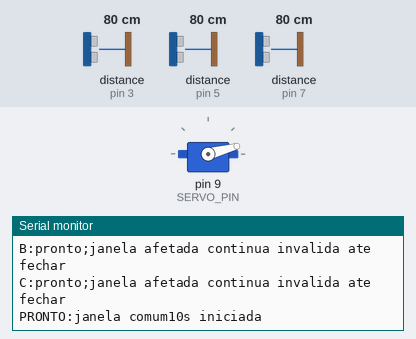
Simulated run of this sketch. Board: Arduino Uno, built with avr-gcc and run on an emulated ATmega328P. On the bench: servo, the last lines printed to the serial monitor. Wiring (inferred from the names in the program): 3 × ultrasonic range finder: trigger pin 2, echo pin 3 / trigger pin 4, echo pin 5 / trigger pin 6, echo pin 7. Inputs (shaded band) come from the test bench; at power-on: distance to the obstacle (sensors on pin 3, pin 7, pin 5) 80 cm. The echo pulse lasts 58.3 µs per cm.

Above: at 1.3 s.
1.4 s: distance to the obstacle (sensor on pin 3) set to 4 cm
At 2.3 s:
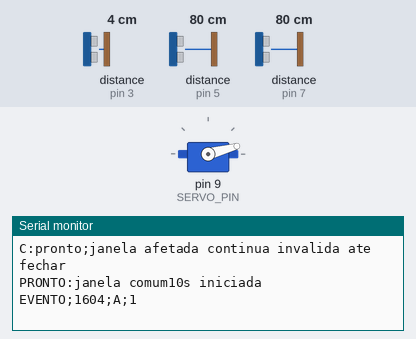
3.1 s: distance to the obstacle (sensor on pin 3) set to 2 cm
At 3.7 s:
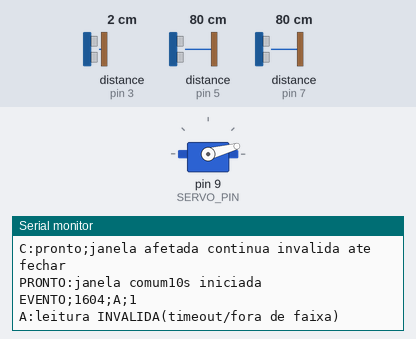
7.0 s: distance to the obstacle (sensor on pin 7) set to 4 cm
At 7.63 s:
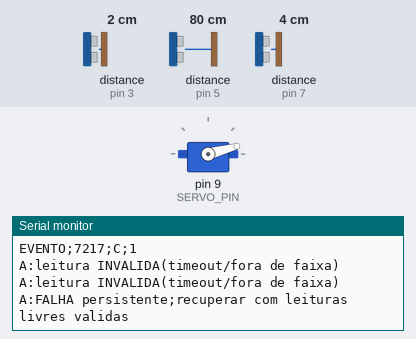
8.7 s: distance to the obstacle (sensor on pin 7) set to 2 cm
At 9.19 s:
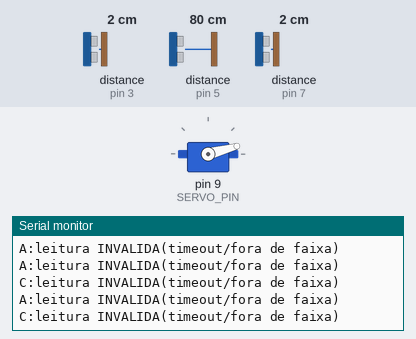

The sketch:

BussolaFluxoUrbano.ino
```cpp
// Grupo12 - Tinkercad/Arduino UNO:3HC-SR04,servoD9,LEDopcionalD10.
// Arquivo unico. Assinaturas usam somente tipos Arduino primitivos para o preprocessor1.8.8.
// Kit documentado tem somente1HC-SR04; a arquitetura requer3.
#include <Servo.h>
const byte TRIG[3]={2,4,6};
const byte ECHO[3]={3,5,7};
const byte SERVO_PIN=9;
const byte LED_PIN=10;
const bool USE_LED=false;
const int ANGLE[3]={40,90,140};
const int NEUTRAL_ANGLE=15;
const unsigned long TRIGGER_GAP_MS=61UL;
const unsigned long ECHO_TIMEOUT_US=25000UL;
const unsigned long MIN_ECHO_US=116UL;
const unsigned long MAX_ECHO_US=23200UL;
const unsigned long WINDOW_MS=10000UL;
// Perfil INICIAL de bancada, nao validado fisicamente. Outro ensaio possivel100/120cm.
const unsigned int ENTER_CM=9;
const unsigned int EXIT_CM=12;
const byte STABLE_SAMPLES=2;
const byte INVALID_TO_FAULT=3;
const byte VALID_TO_RECOVER=3;
const byte UNKNOWN_ZONE=0;
const byte CLEAR_ZONE=1;
const byte PRESENT_ZONE=2;
struct ChannelData {
  byte state;
  byte candidate;
  byte candidateSamples;
  byte invalidSamples;
  byte validSamples;
  bool armed;
  bool ready;
  bool fault;
  bool tainted;
  unsigned long count;
};
ChannelData channels[3];
Servo pointer;
byte nextRoute=0;
unsigned long lastTrigger=0;
bool triggered=false;
bool active=false;
unsigned long startedAt=0;
int previousWinner=-1;
// Estado da leitura e relatorio: sem tipos customizados em assinaturas de funcoes.
bool measuredValid=false;
unsigned int measuredCm=0;
unsigned long reportCount[3]={0,0,0};
bool reportUsable[3]={false,false,false};
int reportWinner=-1;
bool reportIncomplete=false;
bool reportTie=false;

byte incrementSaturated(byte n);
bool allReadyAndClear();
void observeRoute(byte index,bool valid,unsigned int cm,unsigned long now);
bool closeWindow(unsigned long now);
void measureRoute(byte index);
void outputReport();
void setup();
void loop();

byte incrementSaturated(byte n){return n==255?n:(byte)(n+1);}
bool allReadyAndClear(){
  for(byte i=0;i<3;i++)if(!channels[i].ready||channels[i].state!=CLEAR_ZONE)return false;
  return true;
}
void observeRoute(byte index,bool valid,unsigned int cm,unsigned long now){
  if(index>=3)return;
  ChannelData &c=channels[index];
  if(!valid){
    c.invalidSamples=incrementSaturated(c.invalidSamples);
    c.validSamples=0;c.tainted=true;c.ready=false;c.armed=false;
    c.state=UNKNOWN_ZONE;c.candidate=UNKNOWN_ZONE;c.candidateSamples=0;
    if(c.invalidSamples>=INVALID_TO_FAULT)c.fault=true;
    return;
  }
  c.invalidSamples=0;c.validSamples=incrementSaturated(c.validSamples);
  byte zone=cm<=ENTER_CM?PRESENT_ZONE:cm>=EXIT_CM?CLEAR_ZONE:UNKNOWN_ZONE;
  if(zone==UNKNOWN_ZONE){c.candidate=c.state;c.candidateSamples=0;return;}
  if(zone!=c.candidate){c.candidate=zone;c.candidateSamples=1;}
  else c.candidateSamples=incrementSaturated(c.candidateSamples);
  if(c.candidateSamples>=STABLE_SAMPLES&&zone!=c.state){
    c.state=zone;
    if(zone==CLEAR_ZONE)c.armed=true;
    else{
      if(c.ready&&c.armed&&active&&c.count!=0xFFFFFFFFUL)c.count++;
      c.armed=false;
    }
  }
  if(!c.ready&&zone==CLEAR_ZONE&&c.state==CLEAR_ZONE&&
     c.validSamples>=VALID_TO_RECOVER&&c.candidateSamples>=STABLE_SAMPLES){
    c.ready=true;c.fault=false;c.armed=true;
  }
  if(!active&&allReadyAndClear()){
    active=true;startedAt=now;
    for(byte i=0;i<3;i++){channels[i].count=0;channels[i].tainted=false;}
  }
}
bool closeWindow(unsigned long now){
  if(!active||(unsigned long)(now-startedAt)<WINDOW_MS)return false;
  unsigned long maximum=0;
  reportIncomplete=false;reportTie=false;reportWinner=-1;
  for(byte i=0;i<3;i++){
    reportCount[i]=channels[i].count;
    reportUsable[i]=channels[i].ready&&!channels[i].tainted;
    if(!reportUsable[i])reportIncomplete=true;
    if(channels[i].count>maximum)maximum=channels[i].count;
  }
  if(!reportIncomplete&&maximum>0){
    byte ties=0;int candidate=-1;
    for(byte i=0;i<3;i++)if(channels[i].count==maximum){ties++;candidate=i;}
    reportTie=ties>1;
    if(ties==1)reportWinner=candidate;
    else if(previousWinner>=0&&channels[previousWinner].count==maximum)reportWinner=previousWinner;
  }
  previousWinner=reportWinner;
  for(byte i=0;i<3;i++){
    channels[i].count=0;channels[i].tainted=!channels[i].ready;
    // Nao zerar estado/armado: presenca continua nao pode recontar na janela seguinte.
  }
  startedAt=now;return true;
}
void measureRoute(byte index){
  digitalWrite(TRIG[index],LOW);delayMicroseconds(2);
  lastTrigger=millis();triggered=true;
  digitalWrite(TRIG[index],HIGH);delayMicroseconds(10);digitalWrite(TRIG[index],LOW);
  unsigned long duration=pulseIn(ECHO[index],HIGH,ECHO_TIMEOUT_US);
  measuredValid=duration>=MIN_ECHO_US&&duration<=MAX_ECHO_US;
  measuredCm=measuredValid?(unsigned int)(duration/58UL):0;
}
void outputReport(){
  pointer.write(reportWinner<0?NEUTRAL_ANGLE:ANGLE[reportWinner]);
  if(USE_LED)digitalWrite(LED_PIN,reportWinner<0?LOW:HIGH);
  for(byte i=0;i<3;i++){
    Serial.print((char)('A'+i));Serial.print('=');Serial.print(reportCount[i]);
    if(!reportUsable[i])Serial.print(F(" [INVALIDA]"));Serial.print(' ');
  }
  Serial.print(F("-> "));
  if(reportIncomplete)Serial.println(F("NEUTRO: janela incompleta; nao comparar rotas"));
  else if(reportWinner<0)Serial.println(reportTie?F("NEUTRO: empate sem anterior elegivel"):F("NEUTRO: sem eventos"));
  else{Serial.print((char)('A'+reportWinner));Serial.println(reportTie?F(" (empate elegivel)"):F(""));}
}
void setup(){
  Serial.begin(9600);
  for(byte i=0;i<3;i++){
    channels[i].state=UNKNOWN_ZONE;channels[i].candidate=UNKNOWN_ZONE;
    channels[i].candidateSamples=0;channels[i].invalidSamples=0;channels[i].validSamples=0;
    channels[i].armed=false;channels[i].ready=false;channels[i].fault=false;
    channels[i].tainted=true;channels[i].count=0;
    pinMode(TRIG[i],OUTPUT);digitalWrite(TRIG[i],LOW);pinMode(ECHO[i],INPUT);
  }
  if(USE_LED){pinMode(LED_PIN,OUTPUT);digitalWrite(LED_PIN,LOW);}
  pointer.attach(SERVO_PIN);pointer.write(NEUTRAL_ANGLE);
  Serial.println(F("Bussola US:3canais, entrada<=9cm, saida>=12cm,2amostras."));
  Serial.println(F("Inicializacao:deixe TODAS rotas livres a14cm ate obter3amostras validas."));
  Serial.println(F("Semeco e INVALIDO;posicao neutra nao garante ausencia de pessoas."));
}
void loop(){
  unsigned long now=millis();
  if(closeWindow(now))outputReport();
  now=millis(); // Report pode bloquear no Serial: renovar antes do gate.
  if(triggered&&(unsigned long)(now-lastTrigger)<TRIGGER_GAP_MS)return;
  measureRoute(nextRoute);now=millis();
  if(closeWindow(now))outputReport();
  bool wasActive=active;
  bool wasReady=channels[nextRoute].ready;
  bool wasFault=channels[nextRoute].fault;
  unsigned long countBefore=channels[nextRoute].count;
  observeRoute(nextRoute,measuredValid,measuredCm,now);
  if(channels[nextRoute].count>countBefore){
    Serial.print(F("EVENTO;"));Serial.print(now);Serial.print(';');
    Serial.print((char)('A'+nextRoute));Serial.print(';');Serial.println(channels[nextRoute].count);
  }
  if(!measuredValid){Serial.print((char)('A'+nextRoute));Serial.println(F(":leitura INVALIDA(timeout/fora de faixa)"));}
  if(!wasFault&&channels[nextRoute].fault){Serial.print((char)('A'+nextRoute));Serial.println(F(":FALHA persistente;recuperar com leituras livres validas"));}
  if(!wasReady&&channels[nextRoute].ready){Serial.print((char)('A'+nextRoute));Serial.println(F(":pronto;janela afetada continua invalida ate fechar"));}
  if(!wasActive&&active)Serial.println(F("PRONTO:janela comum10s iniciada"));
  nextRoute=(nextRoute+1)%3;
}
```

Measured:
- the behaviour switches between 3 and 2 cm on distance to the obstacle (sensor on pin 3) (found by bisection; images 1 and 2)
- the behaviour switches between 3 and 2 cm on distance to the obstacle (sensor on pin 7) (found by bisection; images 3 and 4)
- after the input at 1.4 s, the serial monitor: prints a new line after 0.21 s (image 1)
- after the input at 3.1 s, the serial monitor: prints a new line after 0.15 s (image 2)
- after the input at 7.0 s, the serial monitor: prints a new line after 0.22 s (image 3)
- after the input at 8.7 s, the serial monitor: prints a new line after 0.17 s (image 4)
